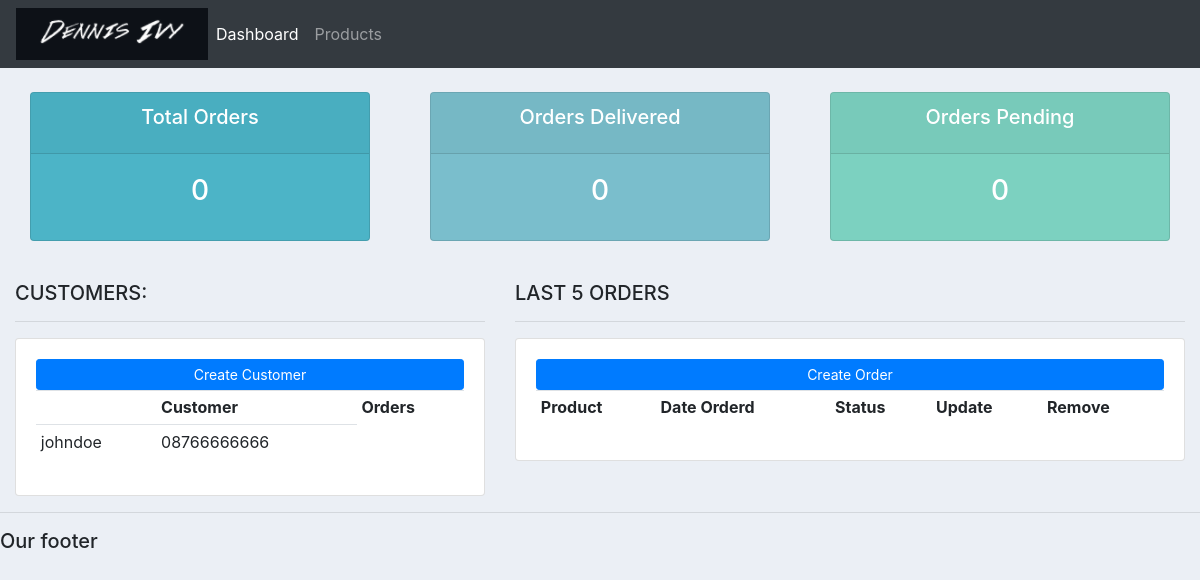
The app's page /, older data.
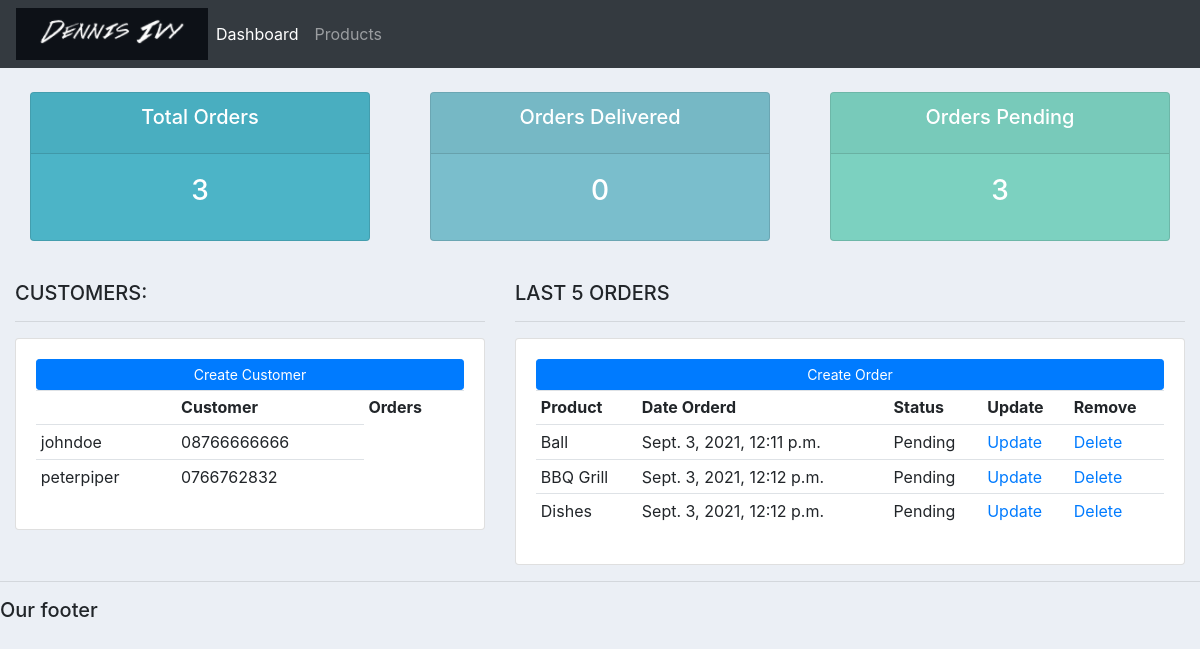
The same page, newer data.
### accounts/models.py (models this page shows, shortened)
class Customer(models.Model):
    name = models.CharField(max_length=200, null=True)
    phone = models.CharField(max_length=200, null=True)
    email = models.CharField(max_length=200, null=True)
    date_created = models.DateTimeField(auto_now_add=True, null=True)

class Order(models.Model):
    STATUS = (
			('Pending', 'Pending'),
			('Out for delivery', 'Out for delivery'),
			('Delivered', 'Delivered'),
			)
    customer = models.ForeignKey(Customer, null=True, on_delete=models.SET_NULL)
    product = models.ForeignKey(Product, null=True, on_delete=models.SET_NULL)
    date_created = models.DateTimeField(auto_now_add=True, null=True)
    status = models.CharField(max_length=200, null=True, choices=STATUS)

class Product(models.Model):
    CATEGORY = (
			('Indoor', 'Indoor'),
			('Out Door', 'Out Door'),
			)
    name = models.CharField(max_length=200, null=True)
    price = models.FloatField(null=True)
    category = models.CharField(max_length=200, null=True, choices=CATEGORY)
    description = models.CharField(max_length=200, null=True, blank=True)
    date_created = models.DateTimeField(auto_now_add=True, null=True)
    tags = models.ManyToManyField(Tag)
    def __str__(self):
        return self.name

### accounts/views.py (the view)
# urls.py: path("", views.home),
def home(request):
    orders = Order.objects.all()
    customers = Customer.objects.all()
    total_customers = customers.count()
    total_orders = orders.count()
    delivered = orders.filter(status='Delivered').count()
    pending = orders.filter(status='Pending').count()
    context = {'orders':orders, 'customers':customers,
	'total_orders':total_orders,'delivered':delivered,
	'pending':pending}
    return render(request, 'accounts/dashboard.html', context)

### accounts/templates/accounts/dashboard.html
{%  extends 'accounts/main.html' %}
{% block content %}
{%  include 'accounts/status.html' %}
<br>
<div class="row">
	<div class="col-md-5">
		<h5>CUSTOMERS:</h5>
		<hr>
		<div class="card card-body">
			<a class="btn btn-primary  btn-sm btn-block" href="">Create Customer</a>
			<table class="table table-sm">
				<tr>
					<th></th>
					<th>Customer</th>
					<th>Orders</th>
				</tr>
				{%for customer in customers %}
					<tr>
						<td>{{customer.name}}</td>
						<td>{{customer.phone}}</td>
					</tr>
				{% endfor %}
			</table>
		</div>
	</div>
	<div class="col-md-7">
		<h5>LAST 5 ORDERS</h5>
		<hr>
		<div class="card card-body">
			<a class="btn btn-primary  btn-sm btn-block" href="">Create Order</a>
			<table class="table table-sm">
				<tr>
					<th>Product</th>
					<th>Date Orderd</th>
					<th>Status</th>
					<th>Update</th>
					<th>Remove</th>
				</tr>
				{% for order in orders %}
					<tr>
						<td>{{order.product}}</td>
						<td>{{order.date_created}}</td>
						<td>{{order.status}}</td>
						<td><a href = "">Update</a></td>
						<td><a href = "">Delete</a></td>
					</tr>
				{% endfor %}
			</table>
		</div>
	</div>
</div>
{% endblock %}

### accounts/templates/accounts/main.html (shortened to what this page needs)
{% load static %}
<!DOCTYPE html>
<html>
<head>
	<link rel="stylesheet" href="https://stackpath.bootstrapcdn.com/bootstrap/4.3.1/css/bootstrap.min.css">
	<link rel="stylesheet" type="text/css" href="{% static '/css/main.css' %}">
</head>
<body>
	{%  include 'accounts/navbar.html' %}
	<div class="container-fluid">
	{% block content %}
	{% endblock %}
    </div>
	<hr>
	<h5>Our footer</h5>
</body>
</html>

### accounts/templates/accounts/navbar.html (shortened to what this page needs)
{% load static %}
<nav class="navbar navbar-expand-lg navbar-dark bg-dark">
 <img src="{% static 'images/logo.PNG' %}">
  <div class="collapse navbar-collapse" id="navbarNav">
    <ul class="navbar-nav">
      <li class="nav-item active">
        <a class="nav-link" href="#">Dashboard</a>
      </li>
      <li class="nav-item">
        <a class="nav-link" href="#">Products</a>
      </li>
    </ul>
  </div>
</nav>

### accounts/templates/accounts/status.html
<br>
<div class="row">
	<div class="col">
		<div class="col-md">
			<div class="card text-center text-white  mb-3" id="total-orders">
			  	<div class="card-header">
			  		<h5 class="card-title">Total Orders</h5>
			  	</div>
			  	<div class="card-body">
			    	<h3 class="card-title">{{total_orders}}</h3>
			  	</div>
			</div>
		</div>
	</div>
	<div class="col">
		<div class="col-md">
			<div class="card text-center text-white  mb-3" id="orders-delivered">
			  	<div class="card-header">
			  		<h5 class="card-title">Orders Delivered</h5>
			  	</div>
			  	<div class="card-body">
			    	<h3 class="card-title">{{delivered}}</h3>
			  	</div>
			</div>
		</div>
	</div>
	<div class="col">
		<div class="col-md">
			<div class="card text-center text-white  mb-3" id="orders-pending">
			  	<div class="card-header">
			  		<h5 class="card-title">Orders Pending</h5>
			  	</div>
			  	<div class="card-body">
			    	<h3 class="card-title">{{pending}}</h3>
			  	</div>
			</div>
		</div>
	</div>
</div>

### static/css/main.css (style rules this page uses)
body { background-color: #ebeff5; }
#total-orders { background-color: #4cb4c7; }
#orders-delivered { background-color: #7abecc; }
#orders-pending { background-color: #7CD1C0; }

Row changes from the older to the newer data that the page shows:
added Customer: name "peterpiper", phone "0766762832"
added Order: product "Ball", date_created "Sept. 3, 2021, 12:11 p.m.", status "Pending"
added Order: product "BBQ Grill", date_created "Sept. 3, 2021, 12:12 p.m.", status "Pending"
added Order: product "Dishes", date_created "Sept. 3, 2021, 12:12 p.m.", status "Pending"
Text that changed along with them:
{{ total_orders }}: "0" → "3"
{{ pending }}: "0" → "3"
